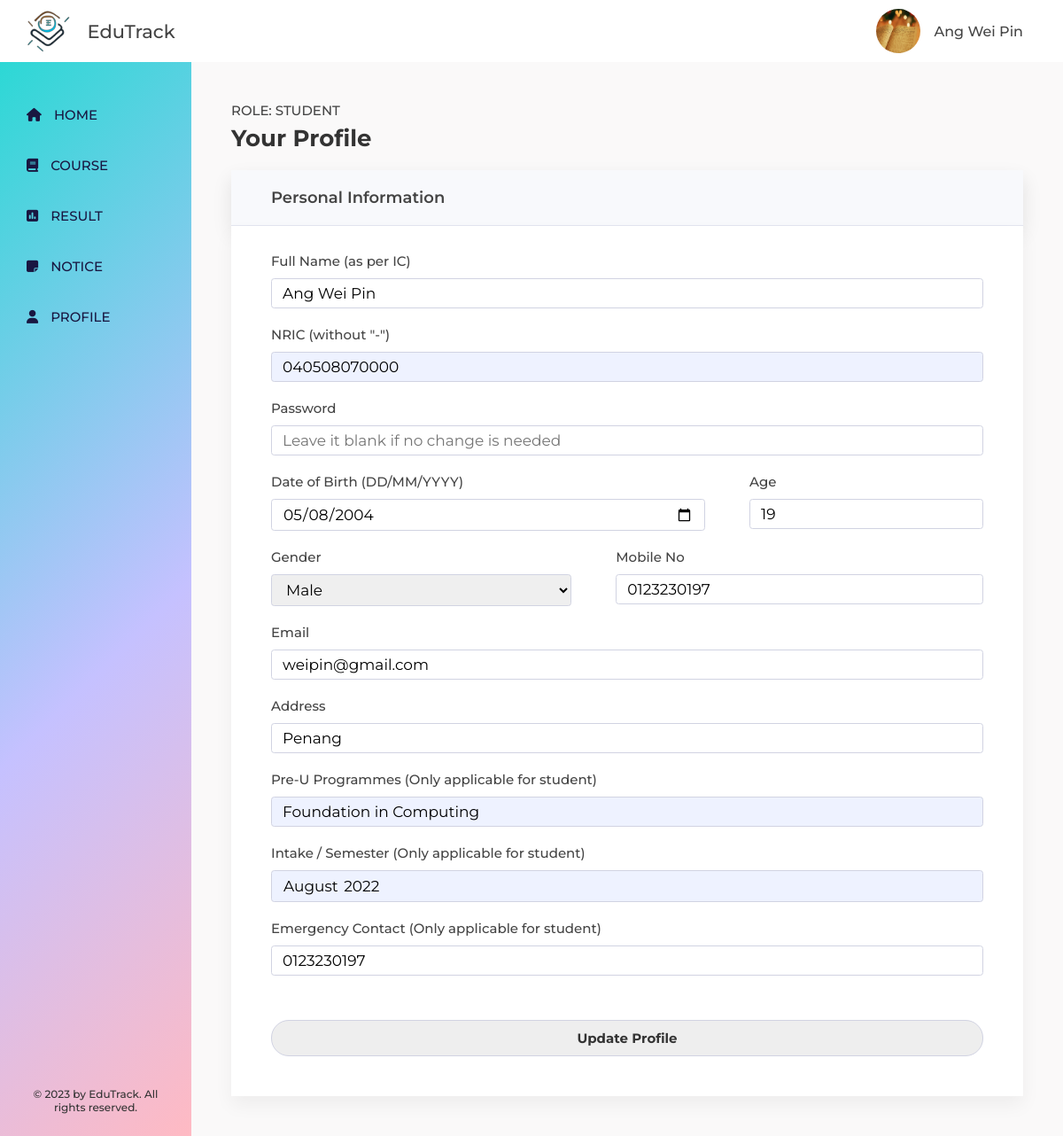
Page /student/profile_student.php (signed in) on the committed database.
### tables this page shows
CREATE TABLE `users` (
  `user_id` int(10) NOT NULL,
  `user_full_name` varchar(255) NOT NULL,
  `user_nric` varchar(12) NOT NULL,
  `user_password` varchar(255) NOT NULL,
  `user_birthday` date NOT NULL,
  `user_age` int(3) NOT NULL,
  `user_gender` varchar(10) NOT NULL,
  `user_mobile_no` varchar(20) NOT NULL,
  `user_email` varchar(255) NOT NULL,
  `user_address` varchar(255) NOT NULL,
  `user_role` varchar(10) NOT NULL,
  `user_programme` varchar(255) DEFAULT NULL,
  `user_intake` varchar(255) DEFAULT NULL,
  `user_emergency_contact` varchar(20) DEFAULT NULL
);

### student/profile_student.php (the view, shortened to what this page needs)
<?php include "../includes/db.php"; ?>
<?php
if (isset($_SESSION['user_id'])) {
    $user_id = $_SESSION['user_id'];
    $query = "SELECT * FROM users WHERE user_id='$user_id'";
    $user_profile_query = mysqli_query($connection, $query);
    while ($row = mysqli_fetch_assoc($user_profile_query)) {
        $user_full_name = $row['user_full_name'];
        $user_nric = $row['user_nric'];
        $user_birthday = $row['user_birthday'];
        $user_age = $row['user_age'];
        $user_gender = $row['user_gender'];
        $user_mobile_no = $row['user_mobile_no'];
        $user_email = $row['user_email'];
        $user_address = $row['user_address'];
        $user_programme = $row['user_programme'];
        $user_intake = $row['user_intake'];
        $user_emergency_contact = $row['user_emergency_contact'];
    }
}
?>
<!DOCTYPE html>
<html lang="en">
    <head>
        <link
            rel="stylesheet"
            href="https://cdnjs.cloudflare.com/ajax/libs/font-awesome/6.4.0/css/all.min.css"
        />
        <link rel="stylesheet" href="../css/profile-both.css" />
    </head>
    <body>
        <div class="container">
            <?php include "../includes/header.php"; ?>
            <div class="dashboard">
                <?php include "../includes/student-sidebar.php"; ?>
                <main class="content">
                    <section class="profile">
                        <p class="profile__title">Role: <?php echo $_SESSION['user_role']; ?></p>
                        <h1 class="heading-primary">Your Profile</h1>
                        <h2 class="heading-secondary">Personal Information</h2>
                        <div class="profile__form-box">
                            <form class="update-profile-form" action="" method="post" autocomplete="off">
                                <div class="form-row">
                                    <label for="full_name" class="profile__form-label">Full Name (as per IC)</label>
                                    <input
                                        type="text"
                                        name="full_name"
                                        class="full_name"
                                        id="full_name"
                                        value="<?php if (isset($user_full_name)) {echo $user_full_name; } ?>"
                                        oninput="capitalizeFullName()"
                                        required
                                    />
                                </div>
                                <div class="form-row">
                                    <label for="nric" class="profile__form-label">NRIC (without "-")</label>
                                    <input
                                        type="number"
                                        name="nric"
                                        class="nric"
                                        id="nric"
                                        value="<?php if (isset($user_nric)) {echo $user_nric; } ?>"
                                        onblur="checkICLength(this)"
                                        readonly
                                    />
                                </div>
                                <div class="form-row">
                                    <label for="password" class="profile__form-label">Password</label>
                                    <input
                                        type="password"
                                        name="password"
                                        class="password"
                                        id="password"
                                        placeholder="Leave it blank if no change is needed"
                                    />
                                </div>
                                <div class="form-group">
                                    <div class="form-row form-row-3">
                                        <label for="date-of-birth" class="profile__form-label">Date of Birth (DD/MM/YYYY)</label>
                                        <input
                                            type="date"
                                            name="date-of-birth"
                                            class="date-of-birth"
                                            id="date-of-birth"
                                            value="<?php if (isset($user_birthday)) {echo $user_birthday; } ?>"
                                            oninput="calcAge(this)"
                                            required
                                        />
                                    </div>
                                    <div class="form-row form-row-4">
                                        <label for="age" class="profile__form-label">Age</label>
                                        <input
                                            type="number"
                                            name="age"
                                            class="age"
                                            id="age"
                                            value="<?php if (isset($user_age)) {echo $user_age; } ?>"
                                            required
                                        />
                                    </div>
                                </div>
                                <div class="form-group">
                                    <div class="form-row form-row-5">
                                        <label for="gender" class="profile__form-label">Gender</label>
                                        <select name="gender" id="gender" required>
                                            <option value="male" <?php if($user_gender == "male") echo 'selected="selected"'; ?>>Male</option>
                                        </select>
                                    </div>
                                    <div class="form-row form-row-6">
                                        <label for="mobile" class="profile__form-label">Mobile No</label>
                                        <input
                                            type="number"
                                            name="mobile"
                                            class="mobile"
                                            id="mobile"
                                            value="<?php if (isset($user_mobile_no)) {echo $user_mobile_no; } ?>"
                                            required
                                        />
                                    </div>
                                </div>
                                <div class="form-row">
                                    <label for="email" class="profile__form-label">Email</label>
                                    <input
                                        type="email"
                                        name="email"
                                        class="email"
                                        id="email"
                                        value="<?php if (isset($user_email)) {echo $user_email; } ?>"
                                        required
                                    />
                                </div>
                                <div class="form-row">
                                    <label for="address" class="profile__form-label">Address</label>
                                    <input
                                        type="text"
                                        name="address"
                                        class="address"
                                        id="address"
                                        value="<?php if (isset($user_address)) {echo $user_address; } ?>"
                                        required
                                    />
                                </div>
                                <div class="form-row">
                                    <label for="programme" class="profile__form-label">Pre-U Programmes (Only applicable for student)</label>
                                    <input
                                        type="text"
                                        name="programme"
                                        class="programme"
                                        id="programme"
                                        value="<?php if (isset($user_programme)) {echo $user_programme; } ?>"
                                        readonly
                                    />
                                </div>
                                <div class="form-row">
                                    <label for="intake" class="profile__form-label">Intake / Semester (Only applicable for student)</label>
                                    <input
                                        type="month"
                                        name="intake"
                                        class="intake"
                                        id="intake"
                                        value="<?php if (isset($user_intake)) {echo $user_intake; } ?>"
                                        readonly
                                    />
                                </div>
                                <div class="form-row">
                                    <label for="emergencycontact" class="profile__form-label">Emergency Contact (Only applicable for student)</label>
                                    <input
                                        type="number"
                                        name="emergencycontact"
                                        class="emergencycontact"
                                        id="emergencycontact"
                                        value="<?php if (isset($user_emergency_contact)) {echo $user_emergency_contact; } ?>"
                                        required
                                    />
                                </div>
                                <div class="form-row">
                                    <input
                                        type="submit"
                                        name="updateprofile"
                                        class="updateprofile-btn"
                                        value="Update Profile"
                                    />
                                </div>
                            </form>
                        </div>
                    </section>
                </main>
            </div>
        </div>
    </body>
</html>

### css/profile-both.css (style rules this page uses)
.heading-primary { font-size: 2.6rem; color: #333; margin-bottom: 2rem; }
.heading-secondary { font-size: 1.8rem; font-weight: 600; background-color: #f8f9fc; border-bottom: 1px solid #e3e6f0; padding: 2rem 0 2rem 4.5rem; box-shadow: 0 1rem 2rem rgba(0, 0, 0, 0.1); }
.profile__title { font-size: 1.5rem; font-weight: 500; margin-bottom: 0.6rem; text-transform: uppercase; }
.profile__form-box { padding: 3rem 4.5rem 4.5rem 4.5rem; background-color: #fff; box-shadow: 0 1rem 2rem rgba(0, 0, 0, 0.05); }
.form-row:not(:last-child) { margin-bottom: 2rem; }
.profile__form-label { font-size: 1.5rem; display: block; margin-bottom: 1rem; }
.profile__form-box .update-profile-form .form-group { display: flex; }
.profile__form-box .update-profile-form .form-group .form-row.form-row-3 { width: 65%; margin-right: 5rem; }
.profile__form-box .update-profile-form .form-group .form-row.form-row-4 { width: 35%; }
.profile__form-box .update-profile-form .form-group .form-row.form-row-5 { width: 45%; margin-right: 5rem; }
.profile__form-box .update-profile-form .form-group .form-row.form-row-6 { width: 55%; }
input, select { border: none; width: 100%; font-size: 1.7rem; font-family: inherit; color: #000000; padding: 0.6rem 1.2rem; border: 1px solid #d1d3e2; border-radius: 0.35rem; }
input[type="number"] { appearance: textfield; -moz-appearance: textfield; }
input:read-only, select:disabled { background-color: #eef2ff; }
.profile__form-box .update-profile-form .updateprofile-btn { color: #333; font-size: 1.5rem; font-weight: 700; border-radius: 20px; background: #eee; width: 100%; cursor: pointer; transition: all 0.3s; margin-top: 3rem; padding: 1rem 0; }

### rows in the picture
users: full_name "Ang Wei Pin", nric "040508070000", date-of-birth "05/08/2004", age "19", gender "Male", mobile "0123230197", email "weipin@gmail.com", address "Penang", programme "Foundation in Computing", intake "2022-08", emergencycontact "0123230197"

### other values in the picture
$_SESSION['user_full_name'] "Ang Wei Pin"
$_SESSION['user_role'] "STUDENT"
